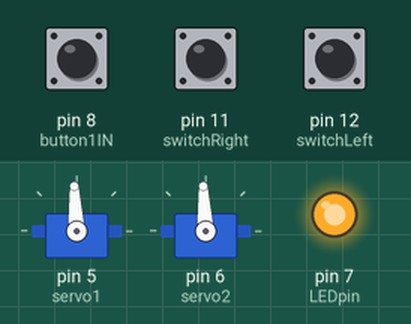
This sketch was run on a simulated Arduino Uno, built with avr-gcc and run on an emulated ATmega328P. Parts: 2 × servo, output pins drawn as LEDs (lit = HIGH). Inputs (shaded band) come from the test bench; at power-on: pin 8 (button1IN) HIGH, pin 11 (switchRight) LOW, pin 12 (switchLeft) LOW.

Above: at 1.2 s.
1.3 s: pin 8 (button1IN) pulled LOW for 0.15 s
At 1.8 s:
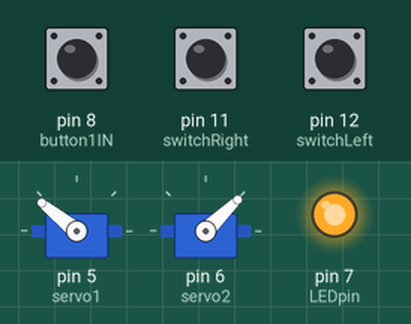
2.9 s: pin 11 (switchRight) pulled HIGH for 0.15 s
At 3.5 s:
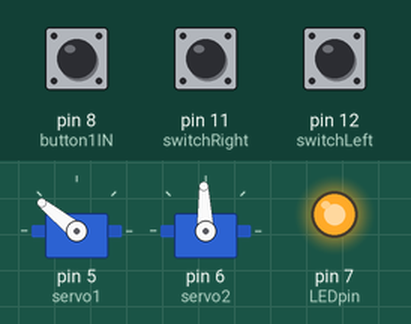
4.5 s: pin 8 (button1IN) pulled LOW for 1 s
At 6.7 s:
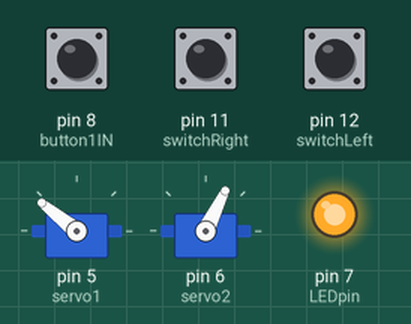
7.0 s: pin 8 (button1IN) pulled LOW for 3.2 s
At 7.9 s:
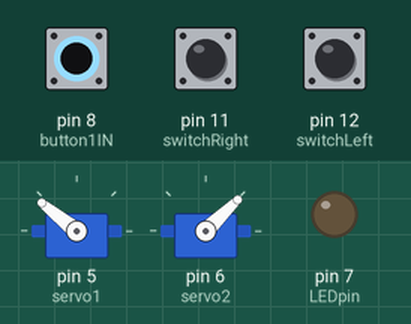
11.7 s: pin 12 (switchLeft) pulled HIGH for 0.15 s
At 12.6 s:
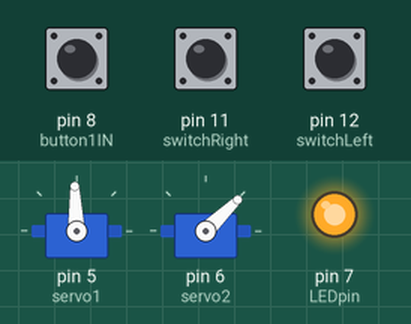
13.3 s: pin 11 (switchRight) pulled HIGH for 1 s
At 13.8 s:
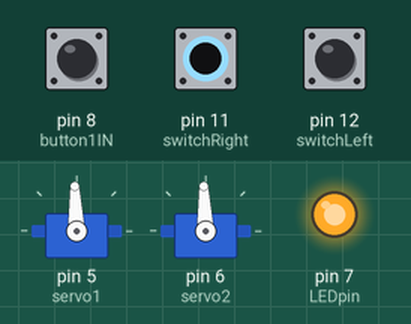
Timing chart, 0 to 16.3 s (numbered marks = the images above; inputs shaded):
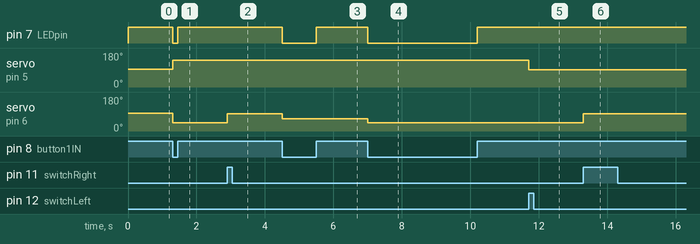

The sketch:

test_lift_m11.ino
```cpp
#include "Servo.h"

Servo servoLeft;
Servo servoRight;

int SERVO_LEFT_STOP=92;
int SERVO_RIGHT_STOP=92;

int button1IN = 8;
int switchLeft = 12;
int switchRight = 11;
int LEDpin = 7;

//int vcc = 2;
//int trig = 2;
//int echo = 3;
//int gnd = 5;

int servo1 = 5;
int servo2 = 6;
//int latchpin = 11;

int buttonVal =0;
bool buttonPressed = false;

//int switchVal = 0;
int left_switch = 0;
int right_switch = 0;
bool leftmotorON = false;
bool rightmotorON = false;

int SERVO_LEFT_GO = 102;
int SERVO_RIGHT_GO = 82;

void setup() {
  // pin assignment for servos
  servoLeft.attach(servo1);
  servoRight.attach(servo2);
  //servoLatch.attach(5);

// initialize stopped
  //servoLeft.write(SERVO_LEFT_STOP);
  //servoRight.write(SERVO_RIGHT_STOP);
  servoLeft.writeMicroseconds(1500);
  servoRight.writeMicroseconds(1500);

  //servoLatch.write(0);

  pinMode(button1IN, INPUT);
  pinMode(switchLeft, INPUT);
  pinMode(LEDpin, OUTPUT);

  digitalWrite(LEDpin, LOW);

  //Serial.begin(9600);

  //servoLatch.write(20);
}

void loop() {
  buttonVal = digitalRead(button1IN);
  left_switch = digitalRead(switchLeft);
  right_switch = digitalRead(switchRight);

  //Serial.println(switchVal);

  if(buttonVal == LOW)
   {
      digitalWrite(LEDpin, LOW);
   }
   else
   {
    digitalWrite(LEDpin, HIGH);
    }


// press once to start, once to stop
  if((buttonVal == LOW)&&(!buttonPressed))
  {
    buttonPressed = true;
    //digitalWrite(LEDpin, HIGH);

    if(rightmotorON || leftmotorON)
    {
      leftmotorON = false;
      rightmotorON = false;

      //servoLeft.write(SERVO_LEFT_STOP);
      //servoRight.write(SERVO_RIGHT_STOP);
      servoLeft.writeMicroseconds(2000);
      servoRight.writeMicroseconds(1200);
    }
    else
    {
      leftmotorON = true;
      rightmotorON = true;

      //servoLeft.write(SERVO_LEFT_GO);
      //servoRight.write(SERVO_RIGHT_GO);
      servoLeft.writeMicroseconds(2000);
      servoRight.writeMicroseconds(1000);
      }
  }
  else if ((buttonVal == HIGH)&&(buttonPressed))
  {
    buttonPressed = false;
    digitalWrite(LEDpin, LOW);
   }
   else if(leftmotorON || rightmotorON)
   {
    if(left_switch == HIGH)
    {
      leftmotorON = false;
      servoLeft.write(SERVO_LEFT_STOP);
      }

     if(right_switch == HIGH)
      {
        rightmotorON = false;
        servoRight.write(SERVO_RIGHT_STOP);
      }
      else{
        //digitalWrite(LEDpin, LOW);
        }
    }
}
```

Measured:
- after the input at 1.3 s, pin 7 (LEDpin): HIGH → LOW at once, → HIGH 0.15 s later; servo on pin 5 (servo1): 93° → 141° at once; servo on pin 6 (servo2): 93° → 44° at once
- after the input at 2.9 s, servo on pin 6 (servo2): 44° → 92° at once
- after the input at 4.5 s, pin 7 (LEDpin): HIGH → LOW at once, → HIGH 1.0 s later; servo on pin 6 (servo2): 92° → 64° at once
- after the input at 7.0 s, pin 7 (LEDpin): HIGH → LOW at once, → HIGH 3.2 s later; servo on pin 6 (servo2): 64° → 44° at once
- after the input at 11.7 s, servo on pin 5 (servo1): 141° → 92° at once
- after the input at 13.3 s, servo on pin 6 (servo2): 44° → 92° at once
